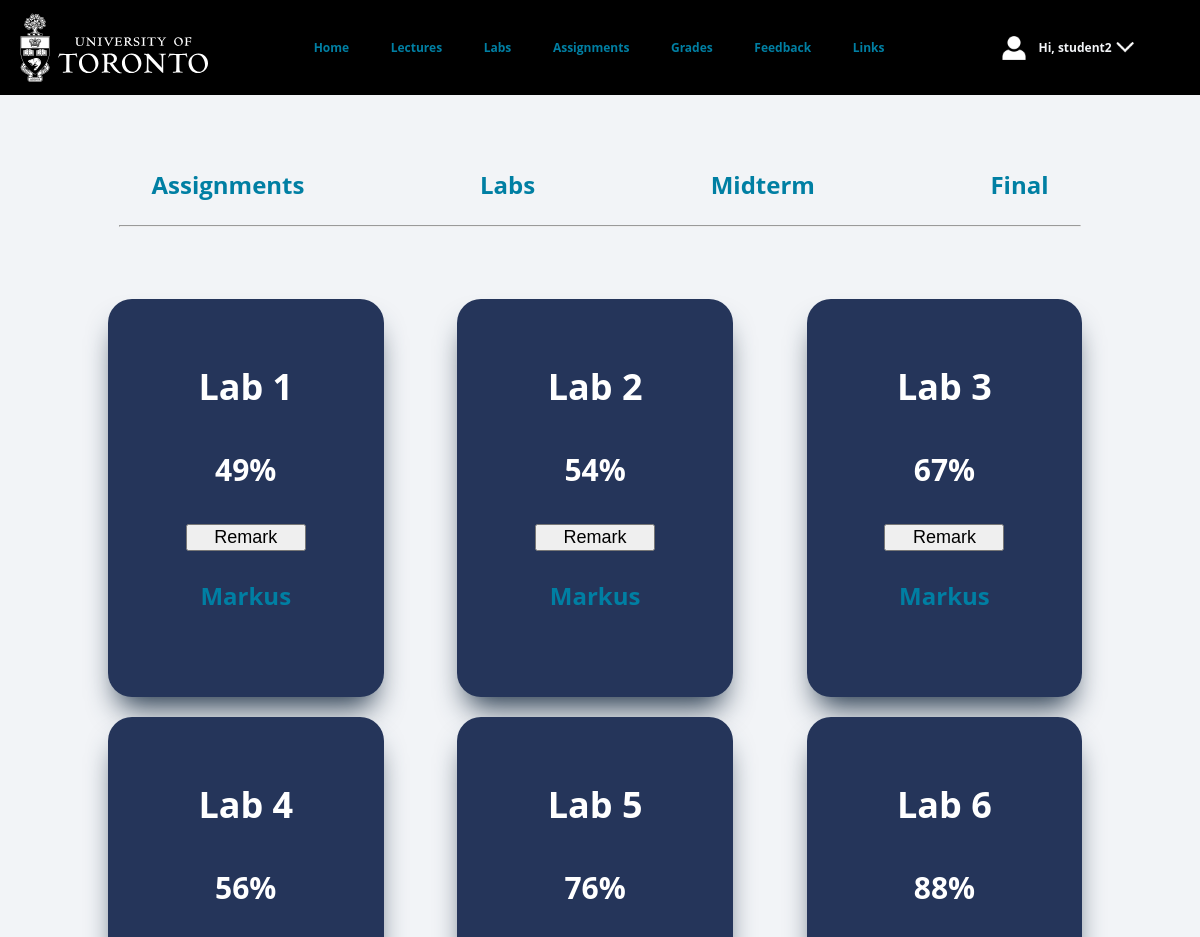
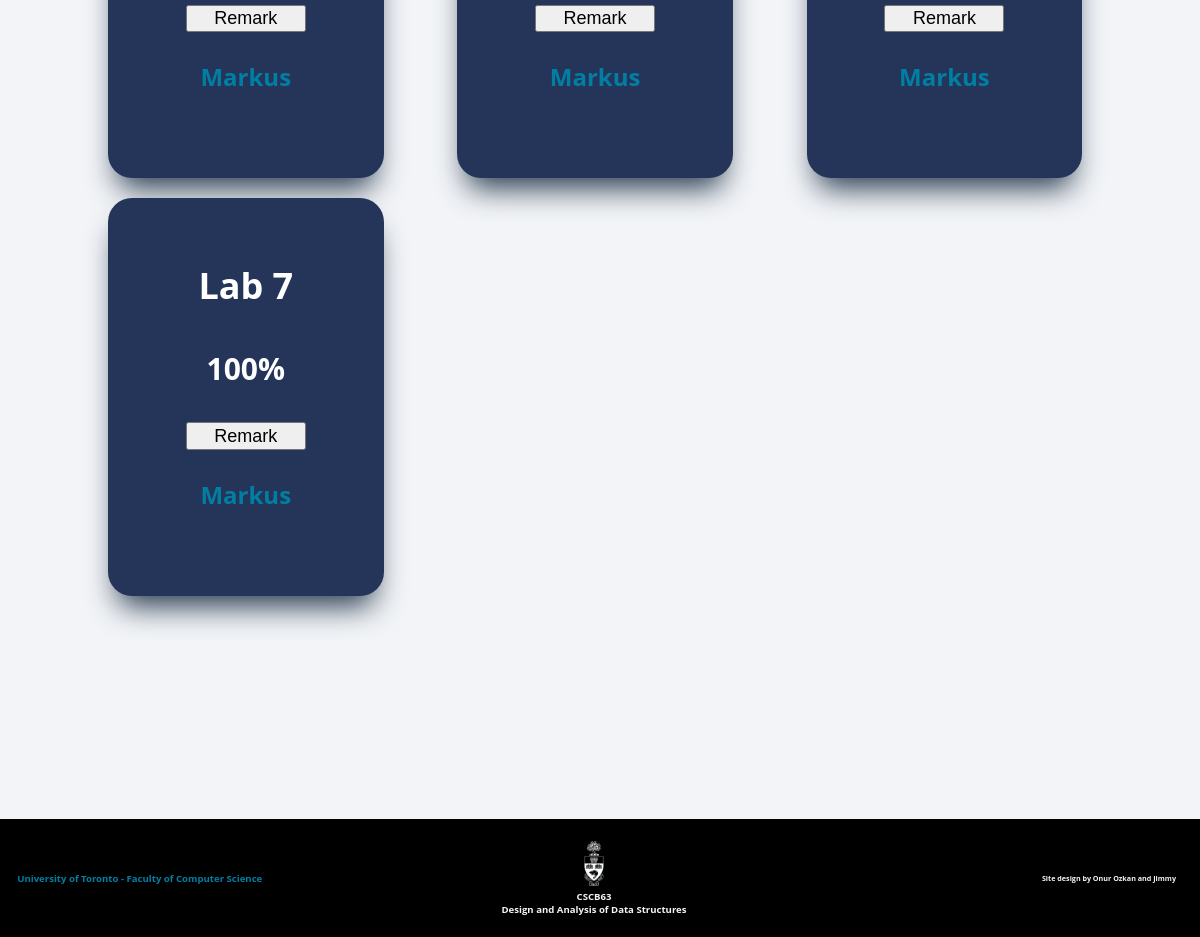
The page /grades/labs (signed in) on the database its author committed (2 pictures, top to bottom).
### tables this page shows
CREATE TABLE Grades(
	assessmentid INTEGER NOT NULL,
	studentid INTEGER NOT NULL,
	grade INTEGER,
	FOREIGN KEY (studentid) REFERENCES Students(studentid),
	FOREIGN KEY (assessmentid) REFERENCES Assessments(assessmentid),
	PRIMARY KEY (assessmentid, studentid)
);

CREATE TABLE Assessments(
	assessmentid INTEGER NOT NULL PRIMARY KEY,
	assessmenttype NVARCHAR(50) NOT NULL,
	assessmentname NVARCHAR(150) NOT NULL
);

### app.py (the view, shortened to what this page needs)
@app.route('/grades/labs', methods=['GET','POST'])
def studentgradeslabs():
    if 'username' in session and session['usertype'] == 'student':
        username = session['username']
        results = getGrades('lab',username)
        return render_template('grades_labs.html', username = username, assessments = results)
    return redirect(url_for('grades'))

### app.py (called while the page is built)
def get_db():
    db = getattr(g, '_database', None)  # gets current database, if exists
    if db is None:
        db = g._database = sqlite3.connect(DATABASE)    # connects to new database otherwise
    return db

def query_db(query, args=(), one=False):
    cur = get_db().execute(query, args)
    rv = cur.fetchall()
    cur.close()
    return (rv[0] if rv else None) if one else rv

@app.teardown_appcontext
def close_connection(exception):
    db = getattr(g, '_database', None)
    if db is not None:
        db.close()

### templates/grades_labs.html (shortened to what this page needs)
<!DOCTYPE html>
<html>
<head>
    <link rel="stylesheet" href="../static/CSS/nav.css" />
    <link rel="stylesheet" href="../static/CSS/grades.css" />
    <link rel="stylesheet" href="../static/CSS/grades_labs.css" />
</head>
<body>
    <div id="header">
        <img class="uoftlogo" src='../static/uoftlogo.svg' />
        {% include 'nav.html' %}
        <div class="userinteraction">
            <div class="userinfo">
                <img id="userpng" src='../static/user.png' />
                <p onmouseover="hoverLink(this)" onclick="dropdownMenu()" onmouseout="changeBackLink(this)">Hi, {{username}}</p><img id="arrow" src='../static/arrow.png' onclick="dropdownMenu()" />
            </div>
        </div>
    </div>
    <div class="content">
        {% include 'grades_nav.html' %}
        <div id="labs">
            {% for item in assessments %}
            {% include 'gradeinfo.html' %}
            {% endfor %}
        </div>
    </div>
    <div id="footer">
        <div id="csfac"><a onmouseover="hoverLink(this)" onclick="clickLink(this)" onmouseout="changeBackLink(this)" href="https://www.utsc.utoronto.ca/cms/faculty-of-computer-science">University of Toronto - Faculty of Computer Science</a></div>
        <div class="middlefooter">
            <img id="uoftbottomlogo" src='../static/uoftbottomlogo.png' />
            <div id="coursename">
                <p>CSCB63 <br> Design and Analysis of Data Structures</p>
            </div>
        </div>
        <div id="mark"><p>Site design by Onur Ozkan and Jimmy</p></div>
    </div>
</body>
</html>

### templates/gradeinfo.html (shortened to what this page needs)
<div class="table">
    <h1>{{item[0]}}</h1>
    <p>{{item[1]}}%</p>
    <div class="remarkbutton"><button type="submit" onclick="openRemarkWindow()">Remark</button></div>
    <a onmouseover="hoverLink(this)" onclick="clickLink(this)" onmouseout="changeBackLink(this)" href="https://markus.utsc.utoronto.ca/cscb63w21">Markus</a>
</div>

### static/CSS/nav.css (style rules this page uses)
body { background-color: #F2F4F7; margin: 0; overflow-x: hidden; height: 100vh; }
#header { display: flex; width: 100%; justify-content: space-between; background-color: black; align-items: center; z-index: 1; margin-bottom: 2%; position: fixed; top: 0; }
.uoftlogo { width: 16vw; display: flex; align-items: center; position: sticky; margin-top: 1%; margin-bottom: 1%; margin-left: 1.5%; order: 0; z-index: 2; }
a { color: #007FA3; text-decoration: none; padding: 2%; }
.userinteraction { flex: 0.2; order: 2; font: bold 1vw 'Open Sans', arial, sans-serif; }
.userinfo { width: 90%; display: flex; flex-direction: row; align-items: center; color: #F2F4F7; cursor: pointer; }
#userpng { width: 2vw; margin-right: 7%; }
#arrow { width: 2vw; margin-left: 1%; margin-right: 5%; }
.content { min-height: 80%; display: flex; flex-direction: column; margin-top: 12%; margin-bottom: 12%; }
#footer { width: 100vw; display: flex; justify-content: space-between; align-items: center; background-color: black; z-index: 1; }
#csfac { margin-left: 1%; font: bold 0.8vw 'Open Sans', arial, sans-serif; order: 0; flex: 0.4; z-index: 2; }
.middlefooter { flex: 1; display: flex; flex-direction: column; flex-wrap: wrap; align-items: center; justify-content: space-between; margin-top: 1%; margin-bottom: 1%; }
#uoftbottomlogo { width: 2vw; margin-top: 1%; order: 1; z-index: 2; }
#coursename { width: 21vw; max-width: 21vw; order: 2; color: #F2F4F7; font: bold 0.8vw 'Open Sans', arial, sans-serif; text-align: center; z-index: 2; }
#coursename p { margin-top: 0; }
#mark { flex: 0.4; margin-right: 2%; text-align: end; color: #F2F4F7; font: bold 0.6vw 'Open Sans', arial, sans-serif; order: 2; z-index: 2; }

### static/CSS/grades.css (style rules this page uses)
body { overflow-y: scroll; }
.table { width: 20%; max-width: 20%; display: flex; flex-direction: column; align-items: center; background-color: #25355A; color: white; border: none; border-radius: 2vw; box-shadow: rgb(38, 57, 77) 0px 20px 30px -10px; padding: 4%; font: bold 2.5vw 'Open Sans', arial, sans-serif; margin-bottom: 2%; }
.table h1 { text-align: center; font-size: 3vw; margin-bottom: 4%; }
.table a { font-size: 2vw; }
button { width: 10vw; font-size: 1.5vw; padding: 1%; display: flex; justify-content: center; align-items: center; margin-top: 3%; margin-bottom: 20%; }

### static/CSS/grades_labs.css (style rules this page uses)
#labs { display: flex; flex-direction: row; flex-wrap: wrap; align-items: center; justify-content: space-between; margin-bottom: 5%; margin-left: 9%; margin-right: 9%; }
#labs .table { margin-right: 1%; padding: 4%; }

### rows shown on the page
Grades: assessmentname "Lab 1", grade "49"
Grades: assessmentname "Lab 2", grade "54"
Grades: assessmentname "Lab 3", grade "67"
Grades: assessmentname "Lab 4", grade "56"
Grades: assessmentname "Lab 5", grade "76"
Grades: assessmentname "Lab 6", grade "88"
Grades: assessmentname "Lab 7", grade "100"

### other values the page prints
{{ username }} "student2"
